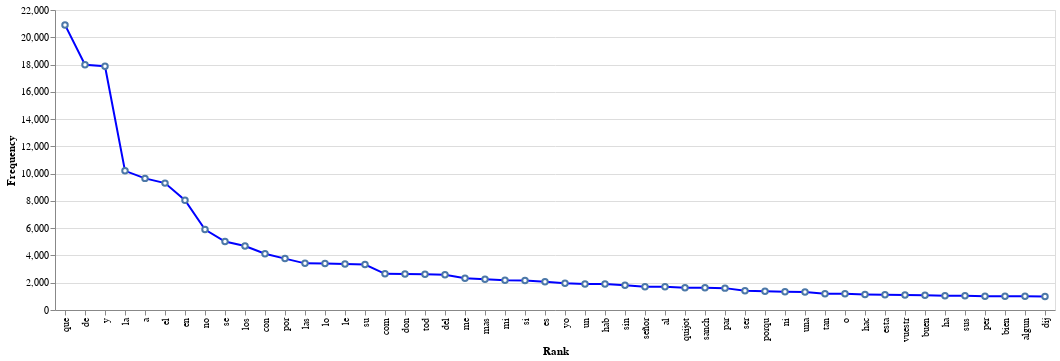

Notebook cell for this chart:
### Code cell
c2

### Figure 1 — Vega-Lite specification as saved in the notebook (floating-point values rounded to 4 significant figures)
{"config": {"view": {"continuousWidth": 300, "continuousHeight": 300}}, "data": {"name": "data-29c2fe1d0d1f8ef02a668a827b9fd79b"}, "mark": {"type": "line", "color": "blue", "point": {"fill": "white", "filled": false}}, "encoding": {"x": {"field": "Rank", "sort": {"field": "Frequency", "order": "descending"}, "type": "ordinal"}, "y": {"field": "Frequency", "scale": {"domain": [0, 22000]}, "type": "quantitative"}}, "$schema": "https://vega.github.io/schema/vega-lite/v5.8.0.json", "datasets": {"data-29c2fe1d0d1f8ef02a668a827b9fd79b": [{"Rank": "que", "Frequency": 20908}, {"Rank": "de", "Frequency": 17985}, {"Rank": "y", "Frequency": 17875}, {"Rank": "la", "Frequency": 10206}, {"Rank": "a", "Frequency": 9652}, {"Rank": "el", "Frequency": 9305}, {"Rank": "en", "Frequency": 8047}, {"Rank": "no", "Frequency": 5899}, {"Rank": "se", "Frequency": 5024}, {"Rank": "los", "Frequency": 4694}, {"Rank": "con", "Frequency": 4126}, {"Rank": "por", "Frequency": 3769}, {"Rank": "las", "Frequency": 3421}, {"Rank": "lo", "Frequency": 3404}, {"Rank": "le", "Frequency": 3367}, {"Rank": "su", "Frequency": 3333}, {"Rank": "com", "Frequency": 2655}, {"Rank": "don", "Frequency": 2634}, {"Rank": "tod", "Frequency": 2628}, {"Rank": "del", "Frequency": 2580}, {"Rank": "me", "Frequency": 2324}, {"Rank": "mas", "Frequency": 2255}, {"Rank": "mi", "Frequency": 2175}, {"Rank": "si", "Frequency": 2164}, {"Rank": "es", "Frequency": 2080}, {"Rank": "yo", "Frequency": 1957}, {"Rank": "un", "Frequency": 1907}, {"Rank": "hab", "Frequency": 1905}, {"Rank": "sin", "Frequency": 1819}, {"Rank": "señor", "Frequency": 1706}, {"Rank": "al", "Frequency": 1699}, {"Rank": "quijot", "Frequency": 1639}, {"Rank": "sanch", "Frequency": 1630}, {"Rank": "par", "Frequency": 1604}, {"Rank": "ser", "Frequency": 1419}, {"Rank": "porqu", "Frequency": 1381}, {"Rank": "ni", "Frequency": 1333}, {"Rank": "una", "Frequency": 1312}, {"Rank": "tan", "Frequency": 1199}, {"Rank": "o", "Frequency": 1185}, {"Rank": "hac", "Frequency": 1138}, {"Rank": "esta", "Frequency": 1115}, {"Rank": "vuestr", "Frequency": 1104}, {"Rank": "buen", "Frequency": 1087}, {"Rank": "ha", "Frequency": 1041}, {"Rank": "sus", "Frequency": 1038}, {"Rank": "per", "Frequency": 1014}, {"Rank": "bien", "Frequency": 1005}, {"Rank": "algun", "Frequency": 1002}, {"Rank": "dij", "Frequency": 995}]}}
